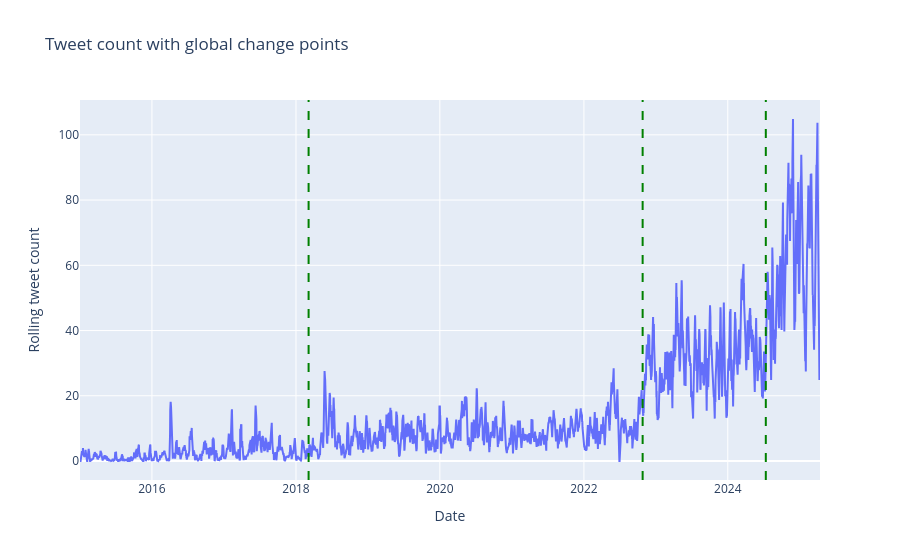
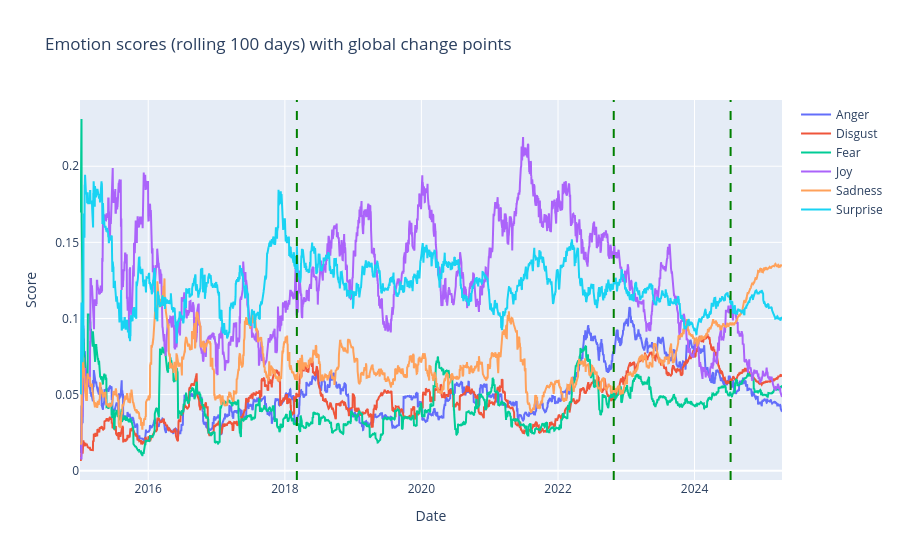

Source (notebook cell) for these figures, in order:
### Code cell
# === 1. Daten vorbereiten ===
# Kombiniere alle relevanten Features außer dem Datum und fülle NaN mit 0
all_features = final_daily_df.drop(columns=["date"]).fillna(0)  # shape: (n_samples, n_features)

# Skaliere die Daten (Standardisierung auf Mittelwert 0, Std 1)
scaler = StandardScaler()
features_scaled = scaler.fit_transform(all_features.values)

# === 2. Ruptures: Change Point Detection auf allen Features gemeinsam ===
model = rpt.Binseg(model="l2")  # Du kannst auch "l2" ausprobieren
n_bkps = 3  # Anzahl der Breakpoints, je nach Datensatz anpassen
model.fit(features_scaled)
joint_breakpoints = model.predict(n_bkps=n_bkps)

# === 3. Visualisierung auf Tweet Count (kann auch auf andere übertragen werden) ===
fig1 = go.Figure()

# Plot der Rolling Tweet Count Zeitreihe
fig1.add_trace(go.Scatter(
    x=final_daily_df["date"],
    y=final_daily_df["tweet_count"].rolling(window=7, min_periods=1).mean(),
    mode='lines',
    name='Tweet Count (Rolling)'
))

# Füge globale Breakpoints als vertikale Linien hinzu
for bkp in joint_breakpoints[:-1]:  # Letzten Punkt weglassen (Ende der Zeitreihe)
    fig1.add_vline(
        x=final_daily_df["date"].iloc[bkp],
        line=dict(color="green", dash="dash"),
        name="Global Breakpoint"
    )

fig1.update_layout(
    title="Tweet count with global change points",
    xaxis_title="Date",
    yaxis_title="Rolling tweet count"
)

fig1.show()

# === 4. Ausgabe der Breakpoints im Terminal ===
print("Detected joint breakpoints (indices):", joint_breakpoints)
print("Breakpoints as dates:", final_daily_df['date'].iloc[joint_breakpoints[:-1]].tolist())


# === Rolling Emotion Scores mit globalen Breakpoints ===
fig_emotion_global = go.Figure()

# Plot rolling mean for each emotion
for col in ['anger', 'disgust', 'fear', 'joy', 'sadness', 'surprise']:
    fig_emotion_global.add_trace(go.Scatter(
        x=final_daily_df["date"],
        y=final_daily_df[col].rolling(window=100, min_periods=1).mean(),
        mode='lines',
        name=col.capitalize()
    ))

# Add global breakpoints (from joint_breakpoints) as vertical lines
for bkp in joint_breakpoints[:-1]:  # Exclude last (end of data)
    fig_emotion_global.add_vline(
        x=final_daily_df["date"].iloc[bkp],
        line=dict(color="green", dash="dash"),
        name="Global Breakpoint"
    )

fig_emotion_global.update_layout(
    title="Emotion scores (rolling 100 days) with global change points",
    xaxis_title="Date",
    yaxis_title="Score"
)

fig_emotion_global.show()

### Figure 1 — Plotly figure (JSON) as saved in the notebook; plotly's stock layout.template omitted (floating-point values rounded to 4 significant figures; data arrays with more than 128 entries replaced by an {"elided": "..."} marker saying what was removed)
{"data": [{"mode": "lines", "name": "Tweet Count (Rolling)", "type": "scatter", "x": {"elided": "3756 str values"}, "y": {"elided": "3756 float values"}}], "layout": {"shapes": [{"line": {"color": "green", "dash": "dash"}, "name": "Global Breakpoint", "type": "line", "x0": "2018-03-06T00:00:00", "x1": "2018-03-06T00:00:00", "xref": "x", "y0": 0, "y1": 1, "yref": "y domain"}, {"line": {"color": "green", "dash": "dash"}, "name": "Global Breakpoint", "type": "line", "x0": "2022-10-26T00:00:00", "x1": "2022-10-26T00:00:00", "xref": "x", "y0": 0, "y1": 1, "yref": "y domain"}, {"line": {"color": "green", "dash": "dash"}, "name": "Global Breakpoint", "type": "line", "x0": "2024-07-12T00:00:00", "x1": "2024-07-12T00:00:00", "xref": "x", "y0": 0, "y1": 1, "yref": "y domain"}], "title": {"text": "Tweet count with global change points"}, "xaxis": {"title": {"text": "Date"}}, "yaxis": {"title": {"text": "Rolling tweet count"}}}}

### Figure 2 — Plotly figure (JSON) as saved in the notebook; plotly's stock layout.template omitted (floating-point values rounded to 4 significant figures; data arrays with more than 128 entries replaced by an {"elided": "..."} marker saying what was removed)
{"data": [{"mode": "lines", "name": "Anger", "type": "scatter", "x": {"elided": "3756 str values"}, "y": {"elided": "3756 float values"}}, {"mode": "lines", "name": "Disgust", "type": "scatter", "x": {"elided": "3756 str values"}, "y": {"elided": "3756 float values"}}, {"mode": "lines", "name": "Fear", "type": "scatter", "x": {"elided": "3756 str values"}, "y": {"elided": "3756 float values"}}, {"mode": "lines", "name": "Joy", "type": "scatter", "x": {"elided": "3756 str values"}, "y": {"elided": "3756 float values"}}, {"mode": "lines", "name": "Sadness", "type": "scatter", "x": {"elided": "3756 str values"}, "y": {"elided": "3756 float values"}}, {"mode": "lines", "name": "Surprise", "type": "scatter", "x": {"elided": "3756 str values"}, "y": {"elided": "3756 float values"}}], "layout": {"shapes": [{"line": {"color": "green", "dash": "dash"}, "name": "Global Breakpoint", "type": "line", "x0": "2018-03-06T00:00:00", "x1": "2018-03-06T00:00:00", "xref": "x", "y0": 0, "y1": 1, "yref": "y domain"}, {"line": {"color": "green", "dash": "dash"}, "name": "Global Breakpoint", "type": "line", "x0": "2022-10-26T00:00:00", "x1": "2022-10-26T00:00:00", "xref": "x", "y0": 0, "y1": 1, "yref": "y domain"}, {"line": {"color": "green", "dash": "dash"}, "name": "Global Breakpoint", "type": "line", "x0": "2024-07-12T00:00:00", "x1": "2024-07-12T00:00:00", "xref": "x", "y0": 0, "y1": 1, "yref": "y domain"}], "title": {"text": "Emotion scores (rolling 100 days) with global change points"}, "xaxis": {"title": {"text": "Date"}}, "yaxis": {"title": {"text": "Score"}}}}
